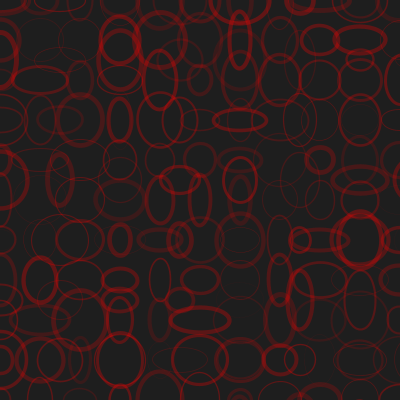
Frame 1 (no input)
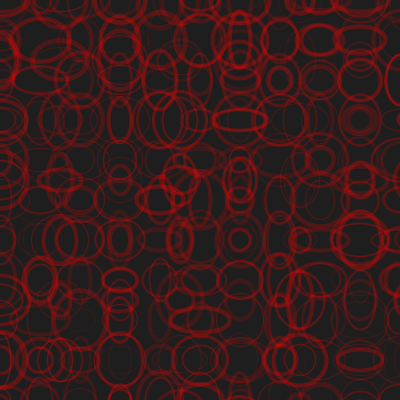
Frame 2 (the mouse pressed at the canvas centre, redrawn once)

The Processing sketch that drew these frames (run headless with seeded random() and noise(); the mouse was pressed at the canvas centre and the sketch redrawn once):

// Processing sketch: processing_39133
// ── processing_39133.pde

//This sketch makes use of a function to draw/abstract  
//a circle and the for() loops repeat it to create a composition

void setup() {
  size(400, 400);
  background(30);
  smooth();
  noFill();
}

void draw() {                                  //first set of nested for() loops set up 
  for (int f = 0; f < width+50; f +=40) {      //first layer of circles.
    for (int l = 0; l < width+50; l +=40) {
      circle(f, l);
    }
  }                                            //the first layer didnt seem to be enough, so
  for (int r = 0; r < width+50; r +=60) {      //this set of for() loops adds a second layer
    for (int t = 0; t < width+50; t +=60) {    //which adds a nice depth to the composition
      circle(r, t);
    }
  }
  noLoop();
}


void circle(float x, float y) {
  pushMatrix();
  translate(0, 0);
  strokeWeight(random(5));
  stroke(255,0,0,random(30,80));
  ellipse(x, y, random(20, 60), random(20, 60));
  popMatrix();
}
